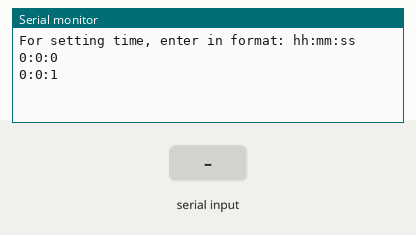
Bench run of a sketch on a simulated Arduino Uno, built with avr-gcc and run on an emulated ATmega328P. Shown: the last lines printed to the serial monitor. The test bench sets the inputs (shaded band).

Above: at 1.2 s.
1.3 s: "90:45:200\n" received over Serial
At 4.2 s:
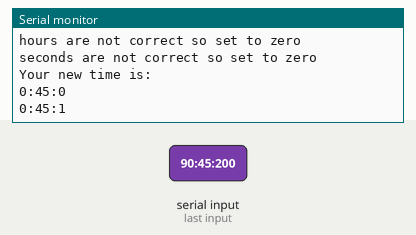
4.3 s: "30:150:10\n" received over Serial
At 7.6 s:
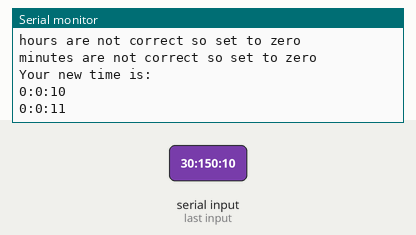
Timing chart, 0 to 9.1 s (numbered marks = the images above; inputs shaded):
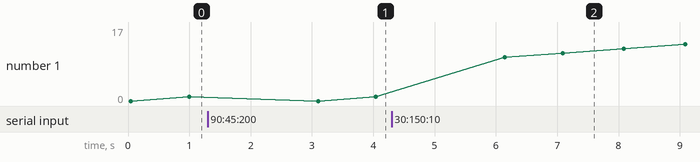

The sketch:

Serial_Clock.ino
```cpp
int hh = 0, mm = 0, ss = 0;
char clock_str[10];

void setTime();
void verifyTime();
void updateTime();

void setup() {
  Serial.begin(9600);
  Serial.println("For setting time, enter in format: hh:mm:ss");
}

void loop() {
  if(Serial.available()) {
    setTime();
    verifyTime();
    Serial.println("Your new time is: ");
  }
  updateTime();
  delay(1000);
}


void verifyTime() {
  if(hh < 0 || hh > 23)
  {
    Serial.println("hours are not correct so set to zero");
    hh = 0;
  }
  if(mm < 0 || mm > 59)
  {
    Serial.println("minutes are not correct so set to zero");
    mm = 0;
  }
   if(ss < 0 || ss > 59)
  {
    Serial.println("seconds are not correct so set to zero");
    ss = 0;
  }
}

void setTime()
{
   String set_time = Serial.readString();
    char *token = strtok(set_time.c_str(), ":");
    int i = 0; //keep track of string
    while(token != NULL) {
      if(i == 0)
        hh = atoi(token);
      else if(i == 1)
        mm = atoi(token);
      else
        ss = atoi(token);
      token = strtok(NULL, ":");
      i++;
    }
}

void updateTime()
{
  sprintf(clock_str,"%d:%d:%d", hh, mm, ss);
  ss++;
  if(ss == 60) {
    ss = 0;
    mm++;
  }
  if(mm == 60) {
    mm = 0;
    hh++;
  }
  if(hh == 24) {
    hh = 0;
  }
  Serial.println(clock_str);
}
```

Measured:
- after the input at 1.3 s, the serial monitor: prints a new line after 1.7 s (image 1)
- after the input at 4.3 s, the serial monitor: prints a new line after 1.8 s (image 2)
- plotted number 1: 1 → 17 after the input at 4.3 s
